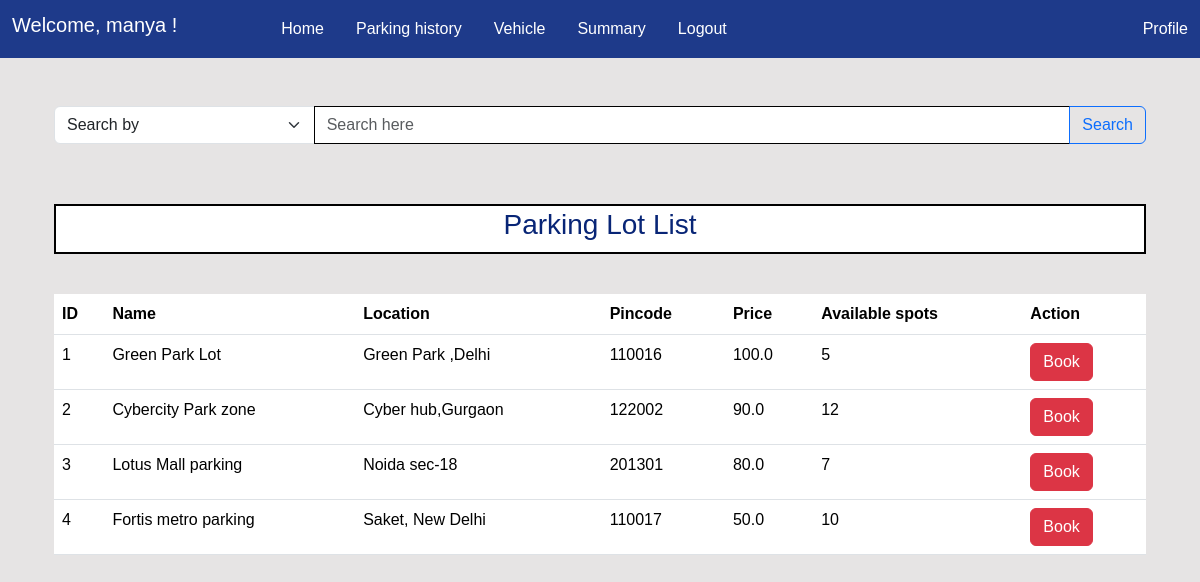
/user (signed in), run on the app's committed database.
### models.py (models this page shows)
class ParkingLot(db.Model):
    __tablename__ = 'parkinglot'
    id = db.Column(db.Integer, primary_key=True)
    name = db.Column(db.String(50), nullable=False)
    address = db.Column(db.String(100), nullable=False)
    pincode = db.Column(db.String(10), nullable=False)
    total_spots = db.Column(db.Integer, nullable=False)
    price_per_hour = db.Column(db.Float, nullable=False)
    spots= db.relationship('ParkingSpot', backref='parkinglot', lazy=True,cascade="all, delete-orphan" )
    lots= db.relationship('Reservation', backref='parkinglot', lazy=True,cascade="all, delete-orphan")

### routes.py (the view)
@app.route('/user')
@auth_required
def user():
    parkinglots = ParkingLot.query.all()
    parameter= request.args.get('parameter')
    query= request.args.get('query')
    parameters={
        'default':'Search by',
        'lotname':'Lot name',
        'location' : 'Location',
        'pincode':'Pincode'
    }
    if parameter=='lotname':
        parkinglots=ParkingLot.query.filter(ParkingLot.name.ilike(f'%{query}%')).all()
        return render_template('user/user.html',parkinglots=parkinglots,parameters=parameters,param=parameter,query=query)
    elif parameter=='location':
        parkinglots=ParkingLot.query.filter(ParkingLot.address.ilike(f'%{query}%')).all()
        return render_template('user/user.html',parkinglots=parkinglots,parameters=parameters,param=parameter,query=query)
    elif parameter=='pincode':
        parkinglots=ParkingLot.query.filter(ParkingLot.pincode.ilike(f'{query}%')).all()
        return render_template('user/user.html',parkinglots=parkinglots,parameters=parameters,param=parameter,query=query)
    return render_template('user/user.html',parkinglots=parkinglots,parameters=parameters,param=parameter,query=query)

### routes.py (called while the page is built)
def auth_required(f):
    @wraps(f) #create different function object
    def decorated_function(*args, **kwargs):
        if 'user_id' not in session:
            return redirect(url_for('login'))
        else:
            return f(*args, **kwargs)
    return decorated_function

### templates/user/user.html (shortened to what this page needs)
{% extends 'layout.html' %}
{% block content %}
<div class="container-fluid mt-5">
    {% include 'searchbar.html'   %}
    <div class="heading d-flex chfont ">
        <h3>Parking Lot List</h3>
    </div>
    <table class="table">
        <thead>
            <tr>
                <th>ID</th>
                <th>Name</th>
                <th>Location</th>
                <th>Pincode</th>
                <th>Price</th>
                <th>Available spots</th>
                <th>Action</th>
            </tr>
        <tbody>
            {% for parkinglot in parkinglots %}
            <tr>
                <td>{{parkinglot.id}}</td>
                <td>{{parkinglot.name}}</td>
                <td>{{parkinglot.address}}</td>
                <td>{{parkinglot.pincode}}</td>
                <td>{{parkinglot.price_per_hour}}</td>
                <td>{{  parkinglot.spots | selectattr('is_occupied', 'equalto', False) | list | length}}</td>
                <td>
                    <a href="{{url_for('book_lot' , id=parkinglot.id)}}" class="btn btn-danger">
                        Book
                    </a>
                </td>
            </tr>
            {% endfor %}
        </tbody>
        </thead>
    </table>
</div>
{% endblock %}

### templates/layout.html (style rules this page uses)
body { font-family: Arial, sans-serif; background-color: #e6e4e4; }
.heading { margin-top: 60px; margin-bottom: 40px; height: 50px; border: 2px solid black; justify-content: center; align-items: center; color: #082576; background-color: #ffffff; }

### data on the page
ParkingLot: id "1", name "Green Park Lot", address "Green Park ,Delhi", pincode "110016", price_per_hour "100.0", spots|selectattr "5"
ParkingLot: id "2", name "Cybercity Park zone", address "Cyber hub,Gurgaon", pincode "122002", price_per_hour "90.0", spots|selectattr "12"
ParkingLot: id "3", name "Lotus Mall parking", address "Noida sec-18", pincode "201301", price_per_hour "80.0", spots|selectattr "7"
ParkingLot: id "4", name "Fortis metro parking", address "Saket, New Delhi", pincode "110017", price_per_hour "50.0", spots|selectattr "10"

### other printed values
{{ session['name'] }} "manya"
form field parameter "Search by"
